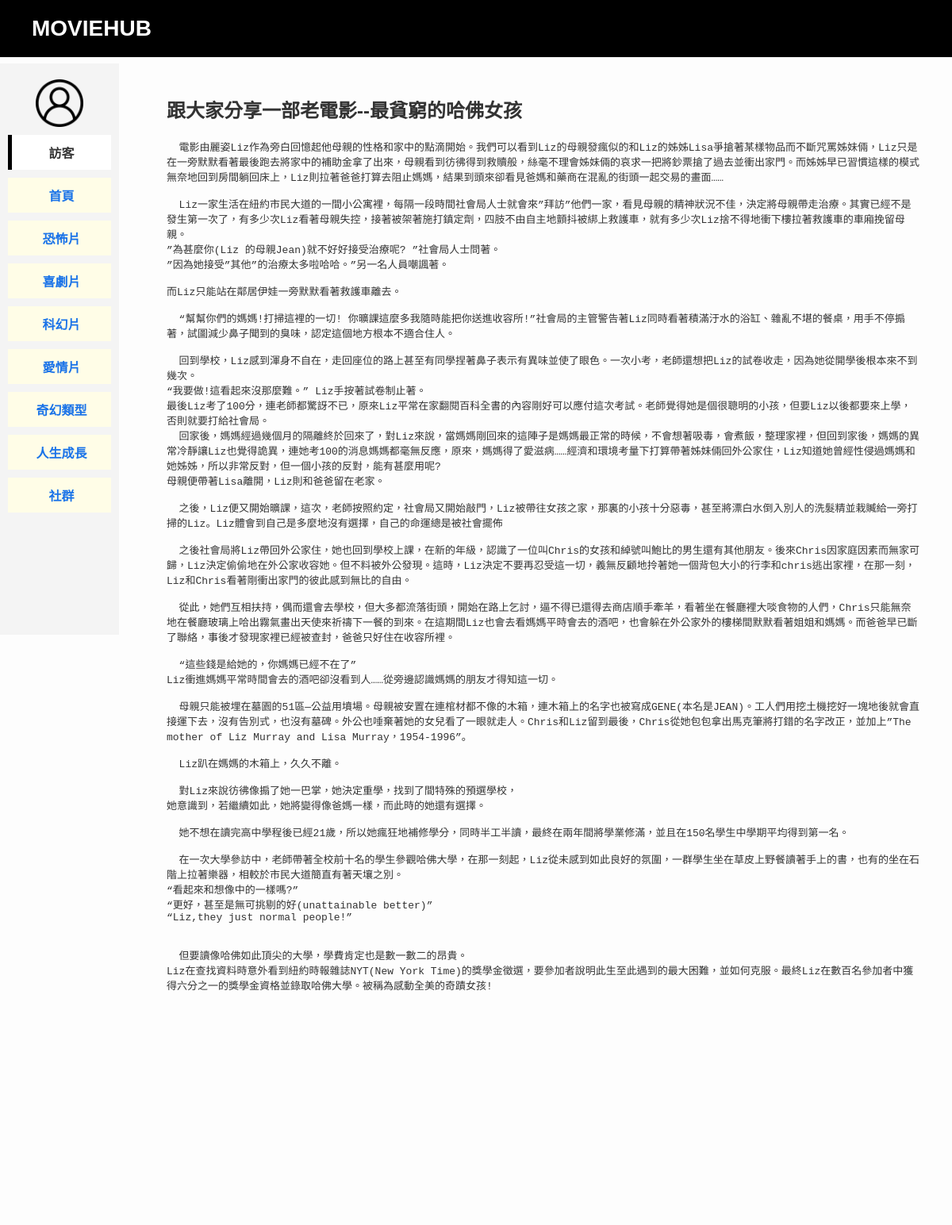
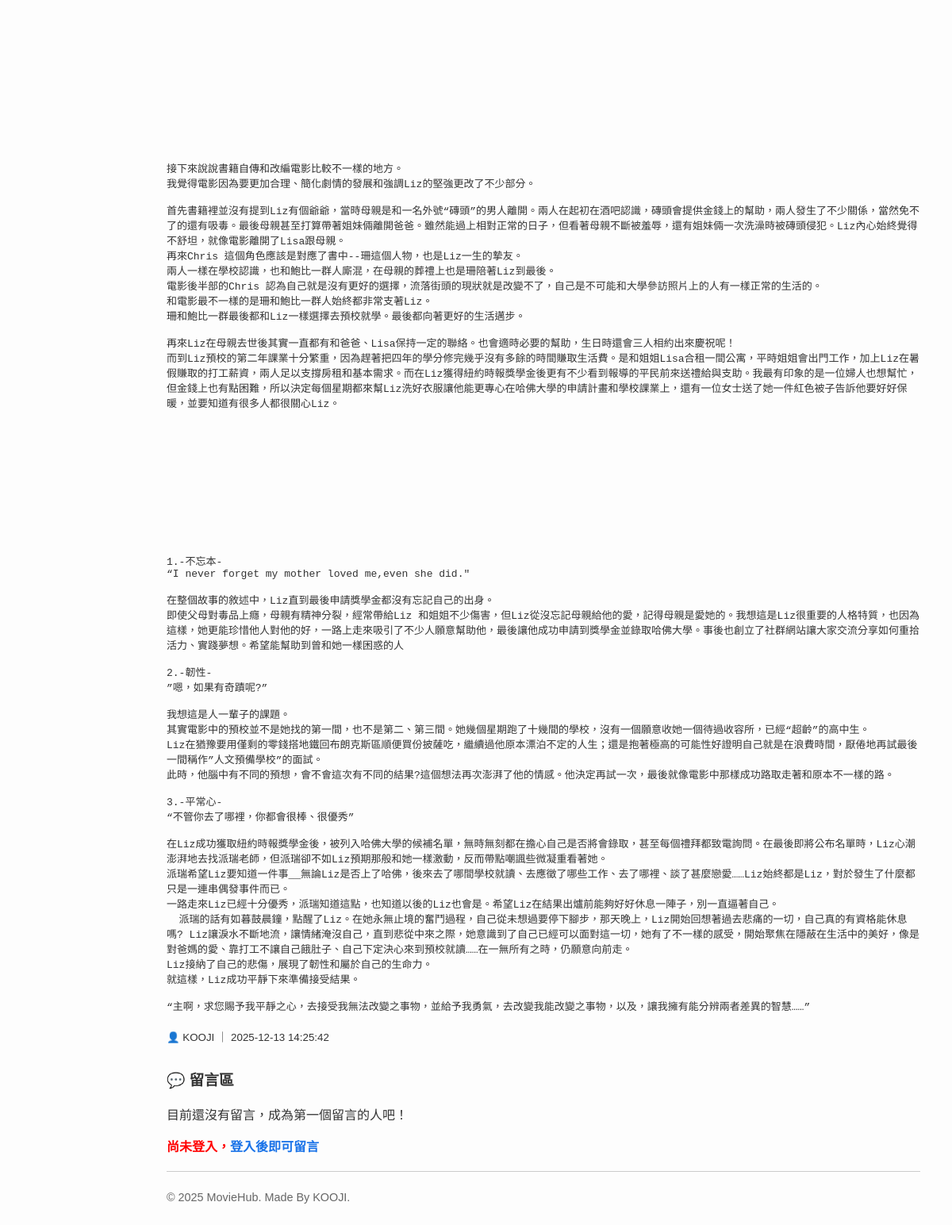
Page /community/post/9 on the committed database (2 pictures, top to bottom).
### tables this page shows
CREATE TABLE community_posts (
            id INTEGER PRIMARY KEY AUTOINCREMENT,
            username TEXT NOT NULL,
            title TEXT NOT NULL,
            content TEXT NOT NULL,
            timestamp DATETIME DEFAULT CURRENT_TIMESTAMP
            );

### main.py (the view, shortened to what this page needs)
@app.route("/community/post/<int:post_id>", methods=["GET", "POST"])
def community_post(post_id):
    post = None
    posts = db.get_all_community_posts()
    for p in posts:
        if p["id"] == post_id:
            post = p
            break
    if not post:
        return "<h2>找不到此貼文</h2>"
    comments = db.get_community_comments(post_id)
    return render_template(
        "community_post.html",post=post, comments=comments)

### database.py (called while the page is built)
    def get_community_comments(self, post_id):
        self.cursor.execute(
            'SELECT * FROM community_comments WHERE post_id = ? ORDER BY timestamp ASC',
            (post_id,)
        )
        return self.cursor.fetchall()

    def get_all_community_posts(self):
        self.cursor.execute(
            'SELECT * FROM community_posts ORDER BY timestamp DESC'
        )
        return self.cursor.fetchall()

### templates/community_post.html
{% extends "base.html" %}
{% block content %}
<div class="got-container">
    <div class="comment-item" style="margin-bottom: 30px;">
        <h2>{{ post['title'] }}</h2>
        <pre style="font-family: monospace; white-space: pre-wrap; margin-bottom: 5px;">
{{- post['content'] -}}
        </pre>
        <small>👤 {{ post['username'] }} ｜ {{ post['timestamp'] }}</small>
    </div>
    <h3>💬 留言區</h3>
    {% for comment in comments %}
        <div class="comment-item" style="margin-bottom: 15px;">
            <pre style="font-family: monospace; white-space: pre-wrap; margin-bottom: 5px;">
{{- comment['comment'] -}}
            </pre>
            <small>👤 {{ comment['username'] }} ｜ {{ comment['timestamp'] }}</small>
        </div>
    {% else %}
        <p>目前還沒有留言，成為第一個留言的人吧！</p>
    {% endfor %}
    {% if session.get('username') %}
        <form method="POST" style="margin-top: 20px;">
            <textarea
                name="comment"
                rows="4"
                placeholder="寫下你的留言..."
                required
                style="width: 100%; padding: 10px;"
            ></textarea>
            <button type="submit" style="margin-top: 10px;">留言</button>
        </form>
    {% else %}
        <p style="color:red; font-weight:bold;">
            尚未登入，<a href="{{ url_for('login') }}">登入後即可留言</a>
        </p>
    {% endif %}
</div>
{% endblock %}

### static/style.css (style rules this page uses)
body { font-family: sans-serif; margin: 0; padding: 0; background-color: #fdfdfd; color: #333; }
a { color: #1a73e8; text-decoration: none; }

### rows in the picture
community_posts: title "跟大家分享一部老電影--最貧窮的哈佛女孩", content "電影由麗姿Liz作為旁白回憶起他母親的性格和家中的點滴開始。我們可以看到Liz的母親發瘋似的和Liz的姊姊Lisa爭搶著某樣物品而不斷咒罵姊妹倆，Liz只是在一旁默默看著最後跑去將家中的補助金拿了出來，母親看到彷彿得到救贖般，絲毫不理會姊妹倆的哀求一把將鈔票搶了過去並衝出家門。而姊姊早已習慣這樣的模式無奈地回到房間躺回床上，Liz則拉著爸爸打算去阻止媽媽，結果到頭來卻看見爸媽和藥商在混亂的街頭一起交易的畫面…… Liz一家生活在紐約市民大道的一間小公寓裡，每隔一段時間社會局人士就會來”拜訪”他們一家，看見母親的精神狀況不佳，決定將母親帶走治療。其實已經不是發生第一次了，有多少次Liz看著母親失控，接著被架著施打鎮定劑，四肢不由自主地顫抖被綁上救護車，就有多少次Liz捨不得地衝下樓拉著救護車的車廂挽留母親。 ”為甚麼你(Liz 的母親Jean)就不好好接受治療呢? ”社會局人士問著。 ”因為她接受”其他”的治療太多啦哈哈。”另一名人員嘲諷著。 而Liz只能站在鄰居伊娃一旁默默看著救護車離去。 “幫幫你們的媽媽!打掃這裡的一切! 你曠課這麼多我隨時能把你送進收容所!”社會局的主管警告著Liz同時看著積滿汙水的浴缸、雜亂不堪的餐桌，用手不停搧著，試圖減少鼻子聞到的臭味，認定這個地方根本不適合住人。 回到學校，Liz感到渾身不自在，走回座位的路上甚至有同學捏著鼻子表示有異味並使了眼色。一次小考，老師還想把Liz的試卷收走，因為她從開學後根本來不到幾次。 “我要做!這看起來沒那麼難。” Liz手按著試卷制止著。…", username "KOOJI", timestamp "2025-12-13 14:25:42"
